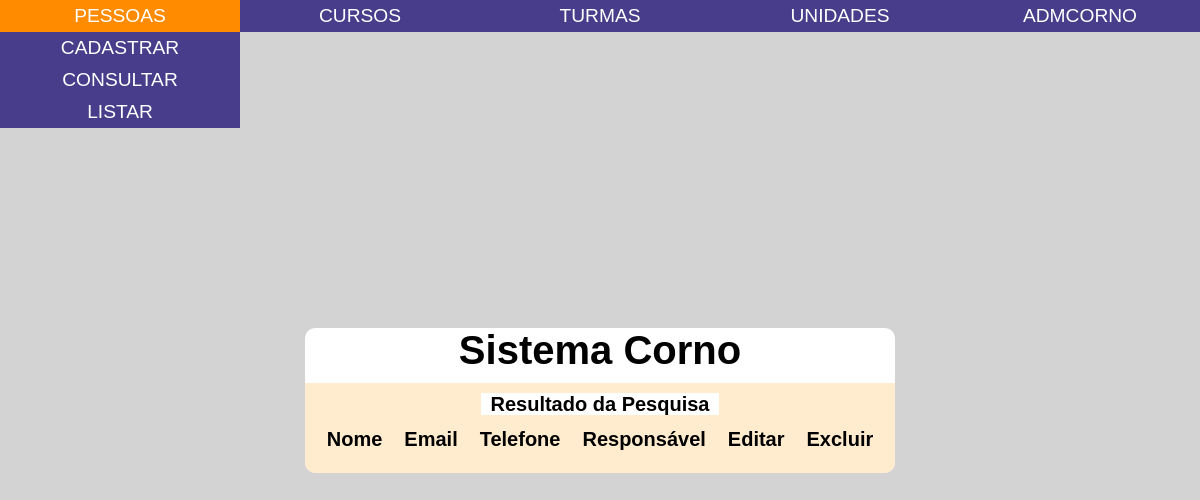
Before: /locations/locationsearchresult.php (signed in) with the older database file.
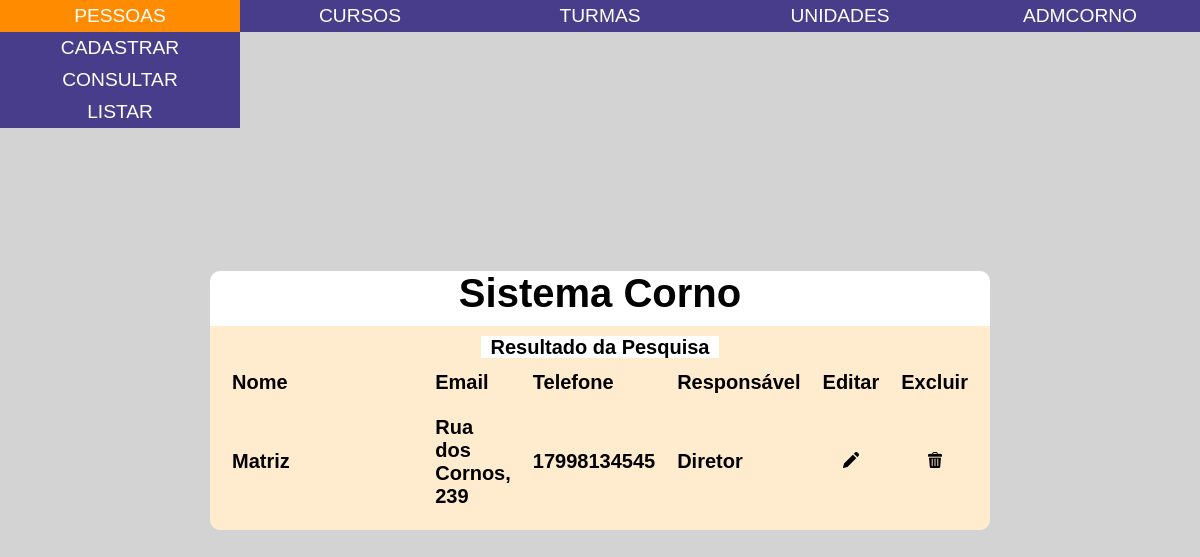
After: the same page with the newer database file.
### tables this page shows
CREATE TABLE locais (
  id INT NOT NULL PRIMARY KEY AUTO_INCREMENT,
  nome VARCHAR(50) NOT NULL,
  endereco VARCHAR(100) NOT NULL,
  telefone VARCHAR(11) NOT NULL,
  id_responsavel INT NOT NULL,

  FOREIGN KEY (id_responsavel) REFERENCES cornos(id)
);

CREATE TABLE cornos (
  id INT NOT NULL PRIMARY KEY AUTO_INCREMENT, 
  nome VARCHAR(100) NOT NULL,
  email VARCHAR(300) NOT NULL,
  senha VARCHAR(20) NOT NULL,
  cpf VARCHAR(11) NOT NULL,
  telefone VARCHAR(11) NOT NULL,
  endereco VARCHAR(100) NOT NULL,
  id_tipo_corno INT NOT NULL,

  FOREIGN KEY (id_tipo_corno) REFERENCES tipos_corno(id)
);

### common/routines/functions.php (called while the page is built, shortened)
<?php
function validarSessao()
{
  if (!isset($_SESSION['idUsuario'])) {
    return false;
  } else {
    return true;
  }
}
function getPermissionLevel($secao, $campo)
{
  require($_SERVER['DOCUMENT_ROOT'] . "/sistema_corno/common/dbconnection.php");
  $userLevel = $conn->query("SELECT id_tipo_corno FROM cornos WHERE id = " . $_SESSION['idUsuario'])->fetchAll()[0][0];
  $sql = "SELECT pc.nivel_acesso FROM tipos_corno c, permissoes p, permissoes_tipos_corno pc WHERE c.id = pc.id_tipo_corno AND p.id_permissao = pc.id_permissao AND c.id =" . $userLevel . " AND p.secao = '" . $secao . "' AND p.campo = '" . $campo . "'";
  $permissionLevel = $conn->query($sql)->fetchAll()[0][0];
  return $permissionLevel;
}
function setStringIfTrue($string, $flag)
{
  return '';
}
function haveReadPermission($secao, $campo)
{
  $permissionLevel = getPermissionLevel($secao, $campo);
  return ($permissionLevel == 1 or $permissionLevel == 3);
}
function haveWritePermission($secao, $campo)
{
  $permissionLevel = getPermissionLevel($secao, $campo);
  return ($permissionLevel == 2 or $permissionLevel == 3);
}
function haveReadWritePermission($secao, $campo)
{
  $permissionLevel = getPermissionLevel($secao, $campo);
  return ($permissionLevel == 3);
}
function havePermission($secao, $campo, $mode)
{
  switch ($mode) {
    case 'r':
      return haveReadPermission($secao, $campo);
    case 'w':
      return haveWritePermission($secao, $campo);
    case 'rw':
      return haveReadWritePermission($secao, $campo);
  }
}

### locations/locationsearchresult.php (the view)
<?php
require_once($_SERVER['DOCUMENT_ROOT'] . "/sistema_corno/common/header.php");
require_once($_SERVER['DOCUMENT_ROOT'] . "/sistema_corno/common/dbconnection.php");
require_once($_SERVER['DOCUMENT_ROOT'] . "/sistema_corno/common/routines/functions.php");
?>
<?php if (@validarSessao()) : ?>
    <?php
    $stmt = $conn->prepare("SELECT * FROM locais WHERE nome like ? ");
    $searchString = "%" . $_POST['nome'] . "%";
    $stmt->bindParam(1, $searchString, PDO::PARAM_STR);
    $stmt->execute();
    $editPermission = havePermission('Locais', 'Criar', 'w');
    $deletePermission = havePermission('Locais', 'Excluir', 'w');
    ?>
    <table>
        <caption>
            Resultado da Pesquisa
        </caption>
        <thead>
            <tr>
                <th id='nome'>Nome</th>
                <th id='endereco'>Email</th>
                <th id='telefone'>Telefone</th>
                <th id='responsavel'>Responsável</th>
                <?php if ($editPermission) : ?>
                    <th id='edit'>Editar</th>
                <?php endif; ?>
                <?php if ($deletePermission) : ?>
                    <th id='delete'>Excluir</th>
                <?php endif; ?>
            </tr>
        </thead>
        <tbody>
            <?php foreach ($stmt->fetchAll(PDO::FETCH_ASSOC) as $local) : ?>
                <?php
                $responsavel = $conn->query("SELECT * FROM cornos WHERE id = " . $local['id_responsavel'])->fetch();
                $editHidden = setStringIfTrue('hidden', !havePermission('Locais', 'Criar', 'w'));
                $deleteHidden = setStringIfTrue('hidden', !havePermission('Locais', 'Excluir', 'w'));
                ?>
                <tr>
                    <td headers='nome'>
                        <?php if (havePermission('Locais', 'Nome', 'rw') || havePermission('Locais', 'Nome', 'r')) : ?>
                            <?= $local['nome'] ?>
                        <?php endif; ?>
                    </td>
                    <?php if (havePermission('Locais', 'Endereco', 'rw') || havePermission('Locais', 'Endereco', 'r')) : ?>
                        <td headers='endereco'>
                            <?= $local['endereco'] ?>
                        </td>
                    <?php endif; ?>
                    <td headers='telefone'>
                        <?php if (havePermission('Locais', 'Telefone', 'rw') || havePermission('Locais', 'Telefone', 'r')) : ?>
                            <?= $local['telefone'] ?>
                        <?php endif; ?>
                    </td>
                    <td headers='responsavel'>
                        <?php if (havePermission('Locais', 'Responsavel', 'r') || havePermission('Locais', 'Responsavel', 'r')) : ?>
                            <?= $responsavel['nome'] ?>
                        <?php endif; ?>
                    </td>
                    <?php if ($editPermission) : ?>
                        <td headers='edit'>
                            <a href="/sistema_corno/locations/locationedit.php?id=<?= $local['id'] ?>" alt='Editar' title='Editar' class='campo-tabela jogar-para-direita'><img src='/sistema_corno/assets/img/edit.png' <?= $editHidden ?> /></a>
                        </td>
                    <?php endif; ?>
                    <?php if ($deletePermission) : ?>
                        <td headers='delete'>
                            <a href="/sistema_corno/locations/locationdelete.php?id=<?= $local['id'] ?>" alt='Exluir' title='Excluir' class='campo-tabela jogar-para-direita'><img src='/sistema_corno/assets/img/delete.png' <?= $deleteHidden ?> /></a>
                        </td>
                    <?php endif; ?>
                </tr>
            <?php endforeach; ?>
        </tbody>
    </table>
<?php else : ?>
    <p>Conecte-se para visualizar esta página.</p>
<?php endif; ?>
<?php
require_once($_SERVER['DOCUMENT_ROOT'] . "/sistema_corno/common/footer.php");
?>

Changed rows visible on the page:
added locais: nome "Matriz", endereco "Rua dos Cornos, 239", telefone "17998134545", id_responsavel.nome "Diretor"
